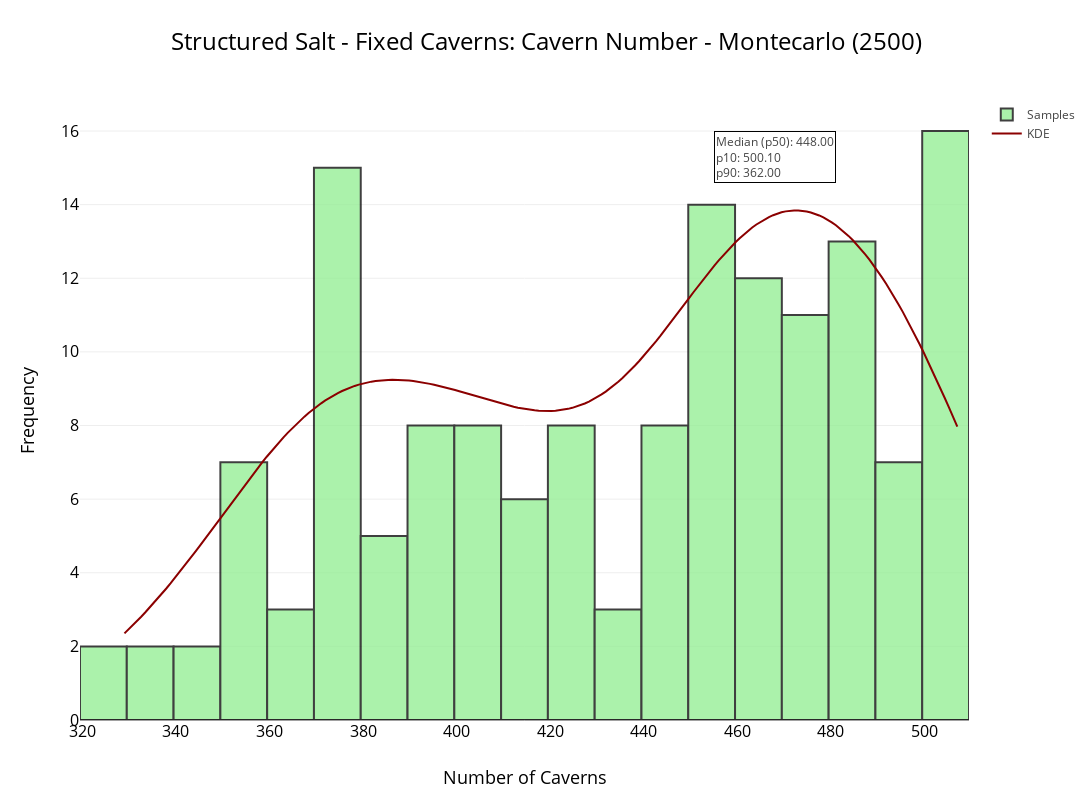

Notebook code for this chart:
### Code cell
import plotly.graph_objects as go
import numpy as np
from scipy.stats import gaussian_kde

# Define colors
hist_color = "lightgreen"  
line_color = "darkred"

# Create the histogram plot using Plotly
fig = go.Figure()

data = sum_results['Cavern_Number']

# Add histogram trace
fig.add_trace(go.Histogram(
    x=data,
    nbinsx=25,
    name='Samples',
    marker=dict(
        color=hist_color,
        line=dict(
            color='rgba(0, 0, 0, 1)',
            width=2
        )
    ),
    opacity=0.75
))


fig.add_trace(go.Scatter(
    x=x_range,
    y=kde_values_scaled,
    mode='lines',
    name='KDE',
    line=dict(
        color=line_color,
        width=2
    )
))

# Calculate percentile values
p90 = np.percentile(data, 10)
p50 = np.percentile(data, 50)
p10 = np.percentile(data, 90)

# Add text
fig.add_annotation(
    text=f'Median (p50): {p50:.2f}<br>p10: {p10:.2f}<br>p90: {p90:.2f}',
    align='left',
    showarrow=False,
    xref='paper',
    yref='paper',
    x=0.85,  # Position in the x axis (0 leftmost - 1 rightmost)
    y=0.95,  # Position in the y axis (0 bottommost - 1 topmost)
    bgcolor='white',
    bordercolor='black'
)

# Overlay the histogram
fig.update_layout(
    barmode='overlay',
    title_text='Structured Salt - Fixed Caverns: Cavern Number - Montecarlo (2500)',
    title_x=0.5,
    title_font=dict(
        size=24,
        color='rgba(0, 0, 0, 1)'
    ),
    xaxis=dict(
        title='Number of Caverns',
        titlefont=dict(
            size=18,
            color='rgba(0, 0, 0, 1)'
        ),
        tickfont=dict(
            size=16,
            color='rgba(0, 0, 0, 1)'
        )
    ),
    yaxis=dict(
        title='Frequency',
        titlefont=dict(
            size=18,
            color='rgba(0, 0, 0, 1)'
        ),
        tickfont=dict(
            size=16,
            color='rgba(0, 0, 0, 1)'
        )
    ),
    template='none',
    autosize=False,
    width=1200,
    height=800
)

fig.show()

### Figure 1 — Plotly figure (JSON) as saved in the notebook; plotly's stock layout.template omitted (floating-point values rounded to 4 significant figures; data arrays with more than 128 entries replaced by an {"elided": "..."} marker saying what was removed)
{"data": [{"marker": {"color": "lightgreen", "line": {"color": "rgba(0, 0, 0, 1)", "width": 2}}, "name": "Samples", "nbinsx": 25, "opacity": 0.75, "type": "histogram", "x": {"elided": "150 int values"}}, {"line": {"color": "darkred", "width": 2}, "mode": "lines", "name": "KDE", "type": "scatter", "x": {"elided": "200 float values"}, "y": {"elided": "200 float values"}}], "layout": {"annotations": [{"align": "left", "bgcolor": "white", "bordercolor": "black", "showarrow": false, "text": "Median (p50): 448.00<br>p10: 500.10<br>p90: 362.00", "x": 0.85, "xref": "paper", "y": 0.95, "yref": "paper"}], "autosize": false, "barmode": "overlay", "height": 800, "title": {"font": {"color": "rgba(0, 0, 0, 1)", "size": 24}, "text": "Structured Salt - Fixed Caverns: Cavern Number - Montecarlo (2500)", "x": 0.5}, "width": 1200, "xaxis": {"tickfont": {"color": "rgba(0, 0, 0, 1)", "size": 16}, "title": {"font": {"color": "rgba(0, 0, 0, 1)", "size": 18}, "text": "Number of Caverns"}}, "yaxis": {"tickfont": {"color": "rgba(0, 0, 0, 1)", "size": 16}, "title": {"font": {"color": "rgba(0, 0, 0, 1)", "size": 18}, "text": "Frequency"}}}}
